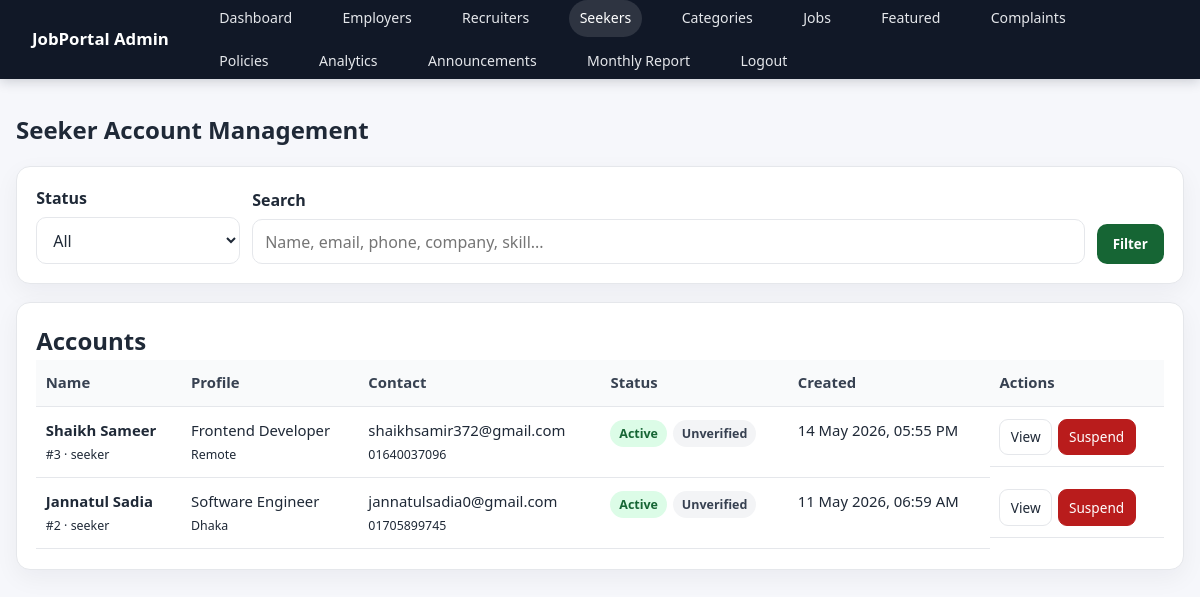
Page /admin/index.php?action=seekers (signed in) on the committed database.
### tables this page shows
CREATE TABLE `seeker_profiles` (
  `id` int(11) NOT NULL,
  `user_id` int(11) NOT NULL,
  `headline` varchar(255) DEFAULT NULL,
  `summary` text DEFAULT NULL,
  `skills` text DEFAULT NULL,
  `years_experience` int(11) DEFAULT NULL,
  `education_level` varchar(100) DEFAULT NULL,
  `current_salary` decimal(10,2) DEFAULT NULL,
  `expected_salary` decimal(10,2) DEFAULT NULL,
  `preferred_location` varchar(100) DEFAULT NULL,
  `resume_path` varchar(255) DEFAULT NULL
);

CREATE TABLE `users` (
  `id` int(11) NOT NULL,
  `name` varchar(100) NOT NULL,
  `email` varchar(100) NOT NULL,
  `password_hash` varchar(255) NOT NULL,
  `phone` varchar(20) DEFAULT NULL,
  `role` enum('seeker','employer','recruiter','admin') NOT NULL,
  `profile_pic` varchar(255) DEFAULT NULL,
  `is_active` tinyint(1) DEFAULT 1,
  `is_verified` tinyint(1) DEFAULT 0,
  `created_at` timestamp NOT NULL DEFAULT current_timestamp()
);

### admin/index.php (called while the page is built, shortened)
<?php
$action = $_GET['action'] ?? 'dashboard';
$controller = new AdminController();
$controller->dispatch($action);
?>

### admin/helpers/view.php (called while the page is built, shortened)
<?php
function e($value) {
    return htmlspecialchars((string)($value ?? ''), ENT_QUOTES, 'UTF-8');
}
function active_class($current, $expected) {
    return $current === $expected ? 'class="active"' : '';
}
function selected_attr($current, $expected) {
    return (string)$current === (string)$expected ? 'selected' : '';
}
function fmt_datetime($value) {
    return date('d M Y, h:i A', strtotime($value));
}
?>

### admin/models/AdminModel.php (called while the page is built, shortened)
<?php
require_once __DIR__ . '/../config/db.php';
class AdminModel {
    private mysqli $conn;
    public function __construct() {
        global $conn;
        $this->conn = $conn;
    }
    private function stmt(string $sql, string $types = '', array $params = []): mysqli_stmt {
        $stmt = $this->conn->prepare($sql);
        if ($types !== '') {
            $refs = [];
            foreach ($params as $key => $value) {
                $refs[$key] = $value;
            }
            $bind = [$types];
            foreach ($refs as $key => &$value) {
                $bind[] = &$value;
            }
            call_user_func_array([$stmt, 'bind_param'], $bind);
        }
        if (!$stmt->execute()) {
            throw new RuntimeException('SQL execute failed: ' . $stmt->error);
        }
        return $stmt;
    }
    private function rows(string $sql, string $types = '', array $params = []): array {
        $stmt = $this->stmt($sql, $types, $params);
        $result = $stmt->get_result();
        return $result ? $result->fetch_all(MYSQLI_ASSOC) : [];
    }
    public function listAccounts(string $role, string $status = 'all', string $search = ''): array {
        $sql = "SELECT u.id, u.name, u.email, u.phone, u.role, u.profile_pic, u.is_active, u.is_verified, u.created_at,
                       ep.company_name, ep.industry, ep.company_size,
                       rp.agency_name, rp.specialization,
                       sp.headline, sp.skills, sp.years_experience, sp.preferred_location
                FROM users u
                LEFT JOIN employer_profiles ep ON ep.user_id = u.id
                LEFT JOIN recruiter_profiles rp ON rp.user_id = u.id
                LEFT JOIN seeker_profiles sp ON sp.user_id = u.id
                WHERE u.role = ?";
        $types = 's';
        $params = [$role];
        $sql .= " ORDER BY u.created_at DESC, u.id DESC";
        return $this->rows($sql, $types, $params);
    }
}
?>

### admin/views/seekers.php (the view, shortened to what this page needs)
<?php
require_once __DIR__ . '/../helpers/view.php';
?>
<!DOCTYPE html>
<html lang="en">
<head>
    <link rel="stylesheet" href="<?= e($assetBase ?? '../') ?>public/css/style.css">
    <link rel="stylesheet" href="<?= e($assetBase ?? '../') ?>public/css/admin/admin.css">
</head>
<body>
<nav class="global-nav admin-nav">
    <a href="index.php?action=dashboard" class="logo">JobPortal Admin</a>
    <div class="nav-links">
        <a href="index.php?action=dashboard" <?= active_class($activeNav ?? '', 'dashboard') ?>>Dashboard</a>
        <a href="index.php?action=employers" <?= active_class($activeNav ?? '', 'employers') ?>>Employers</a>
        <a href="index.php?action=recruiters" <?= active_class($activeNav ?? '', 'recruiters') ?>>Recruiters</a>
        <a href="index.php?action=seekers" <?= active_class($activeNav ?? '', 'seekers') ?>>Seekers</a>
        <a href="index.php?action=categories" <?= active_class($activeNav ?? '', 'categories') ?>>Categories</a>
        <a href="index.php?action=jobs" <?= active_class($activeNav ?? '', 'jobs') ?>>Jobs</a>
        <a href="index.php?action=featured" <?= active_class($activeNav ?? '', 'featured') ?>>Featured</a>
        <a href="index.php?action=complaints" <?= active_class($activeNav ?? '', 'complaints') ?>>Complaints</a>
        <a href="index.php?action=policies" <?= active_class($activeNav ?? '', 'policies') ?>>Policies</a>
        <a href="index.php?action=analytics" <?= active_class($activeNav ?? '', 'analytics') ?>>Analytics</a>
        <a href="index.php?action=announcements" <?= active_class($activeNav ?? '', 'announcements') ?>>Announcements</a>
        <a href="index.php?action=monthlyReport" <?= active_class($activeNav ?? '', 'monthly') ?>>Monthly Report</a>
        <a href="index.php?action=logout">Logout</a>
    </div>
</nav>
<main class="admin-main">
<section class="page-heading">
    <div>
        <h1>Seeker Account Management</h1>
    </div>
</section>
<section class="card">
    <form method="get" action="index.php" class="filter-form">
        <div class="form-group inline-field">
            <label>Status</label>
            <select name="status" class="form-control">
                <option value="all" <?= selected_attr($status, 'all') ?>>All</option>
            </select>
        </div>
        <div class="form-group inline-field grow">
            <label>Search</label>
            <input type="text" name="search" class="form-control" value="<?= e($search) ?>" placeholder="Name, email, phone, company, skill...">
        </div>
        <button type="submit" class="btn-primary">Filter</button>
    </form>
</section>
<section class="card">
    <h2>Accounts</h2>
    <?php if (empty($accounts)): ?>
        <p class="muted">No accounts found.</p>
    <?php else: ?>
    <table class="data-table responsive-table">
        <thead><tr><th>Name</th><th>Profile</th><th>Contact</th><th>Status</th><th>Created</th><th>Actions</th></tr></thead>
        <tbody>
        <?php foreach ($accounts as $account): ?>
        <tr data-user-row="<?= (int)$account['id'] ?>">
            <td><strong><?= e($account['name']) ?></strong><br><small>#<?= (int)$account['id'] ?> · <?= e($account['role']) ?></small></td>
            <td>
                <?php if ($account['role'] === 'employer'): ?>
                    <?= e($account['company_name'] ?: 'No company profile') ?><br><small><?= e($account['industry'] ?: '') ?></small>
                <?php elseif ($account['role'] === 'recruiter'): ?>
                    <?= e($account['agency_name'] ?: 'No recruiter profile') ?><br><small><?= e($account['specialization'] ?: '') ?></small>
                <?php else: ?>
                    <?= e($account['headline'] ?: 'No headline') ?><br><small><?= e($account['preferred_location'] ?: '') ?></small>
                <?php endif; ?>
            </td>
            <td><?= e($account['email']) ?><br><small><?= e($account['phone']) ?></small></td>
            <td>
                <span class="status-badge <?= (int)$account['is_active'] ? 'status-active' : 'status-rejected' ?>"><?= (int)$account['is_active'] ? 'Active' : 'Inactive' ?></span>
                <span class="status-badge <?= (int)$account['is_verified'] ? 'status-shortlisted' : 'status-reviewed' ?>"><?= (int)$account['is_verified'] ? 'Verified' : 'Unverified' ?></span>
            </td>
            <td><?= fmt_datetime($account['created_at']) ?></td>
            <td class="action-cell">
                <a class="btn-sm" href="index.php?action=userView&id=<?= (int)$account['id'] ?>">View</a>
                <?php if ((int)$account['is_active'] === 1): ?>
                    <button type="button" class="btn-sm btn-danger ajax-account-action" data-user-id="<?= (int)$account['id'] ?>" data-action="suspend" data-needs-reason="1">Suspend</button>
                <?php else: ?>
                    <button type="button" class="btn-sm ajax-account-action" data-user-id="<?= (int)$account['id'] ?>" data-action="reactivate">Reactivate</button>
                <?php endif; ?>
            </td>
        </tr>
        <?php endforeach; ?>
        </tbody>
    </table>
    <?php endif; ?>
</section>
</main>
</body>
</html>

### public/css/style.css (style rules this page uses)
:root { --primary-color: #2ceb25; --primary-hover: #a7f18e; --text-dark: #1f2937; --text-light: #6b7280; --bg-light: #f3f4f6; --white: #ffffff; --border-color: #e5e7eb; --danger: #ef4444; --success: #10b981; }
* { margin: 0; padding: 0; box-sizing: border-box; font-family: 'Segoe UI', Tahoma, Geneva, Verdana, sans-serif; }
body { background-color: var(--bg-light); color: var(--text-dark); line-height: 1.6; }
.global-nav { background-color: var(--white); box-shadow: 0 2px 4px rgba(0,0,0,0.1); padding: 1rem 5%; display: flex; justify-content: space-between; align-items: center; position: sticky; top: 0; z-index: 100; }
.global-nav .logo { font-size: 1.5rem; font-weight: bold; color: var(--primary-color); text-decoration: none; }
.global-nav .nav-links a { text-decoration: none; color: var(--text-dark); margin-left: 1.5rem; transition: color 0.3s ease; }
.btn-primary { background-color: var(--primary-color); color: var(--white); padding: 0.5rem 1rem; border: none; border-radius: 4px; cursor: pointer; text-decoration: none; display: inline-block; transition: background 0.3s; }
.card { background-color: var(--white); border-radius: 8px; padding: 2rem; box-shadow: 0 4px 6px rgba(0,0,0,0.05); border: 1px solid var(--border-color); margin-bottom: 1.5rem; }
.form-group { margin-bottom: 1rem; }
.form-group label { display: block; margin-bottom: 0.5rem; font-weight: 500; }
.form-control { width: 100%; padding: 0.75rem; border: 1px solid var(--border-color); border-radius: 4px; font-size: 1rem; }

### rows in the picture
seeker_profiles: user.name "Shaikh Sameer", user "3", user.role "seeker", headline "Frontend Developer", preferred_location "Remote", user.email "shaikhsamir372@gmail.com", user.phone "01640037096", user.created_at "14 May 2026, 05:55 PM"
seeker_profiles: user.name "Jannatul Sadia", user "2", user.role "seeker", headline "Software Engineer", preferred_location "Dhaka", user.email "jannatulsadia0@gmail.com", user.phone "01705899745", user.created_at "11 May 2026, 06:59 AM"
